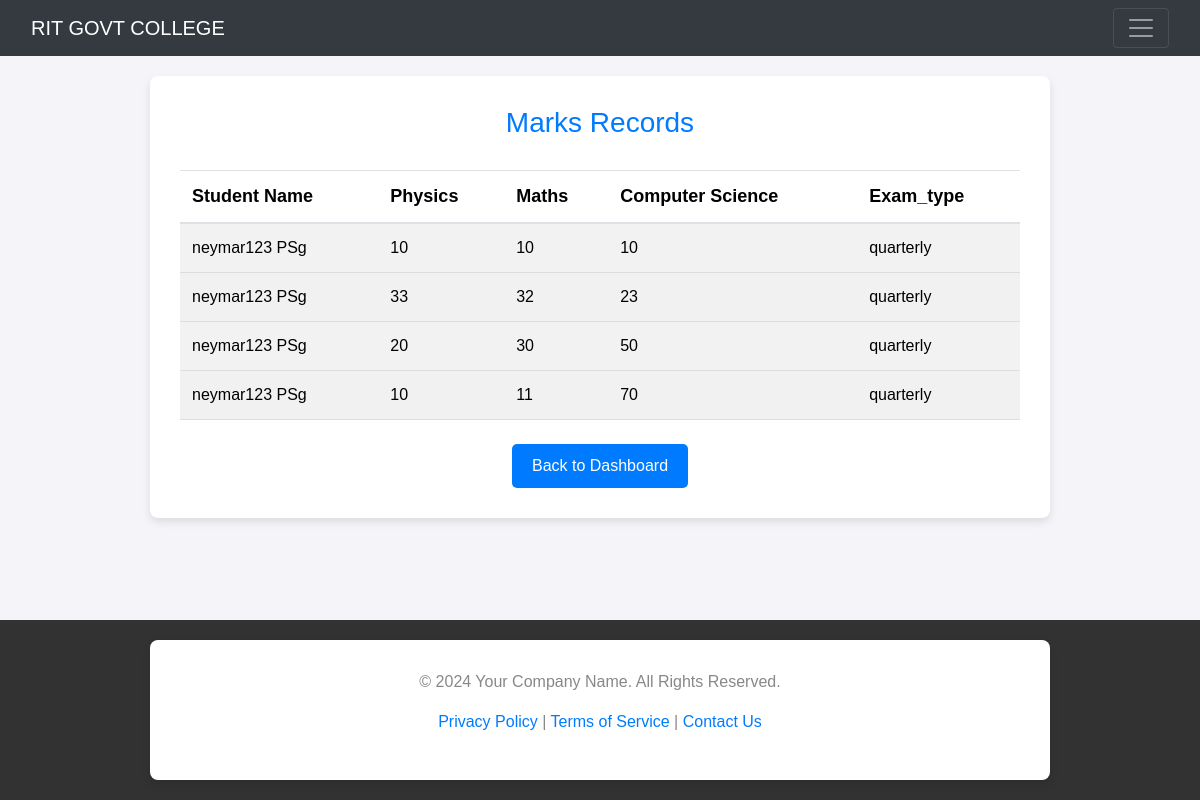
The app's page /view_marks/ (signed in) with its own data.
### app1/models.py (models this page shows, shortened)
class marks(models.Model):
    student = models.ForeignKey(studentdetails, on_delete=models.CASCADE)
    physics=models.CharField(max_length=30)
    maths=models.CharField(max_length=30)
    computer_science=models.CharField(max_length=30)
    lecturer=models.ForeignKey(staff,on_delete=models.CASCADE,null=True,blank=True)
    exam_type=models.CharField(max_length=30,default='quarterly')

class studentdetails(models.Model):
    first_name=models.CharField(max_length=20)
    last_name=models.CharField(max_length=20)
    email=models.CharField(max_length=20)
    phone=models.CharField(max_length=20)
    dob=models.DateField(max_length=30)
    gender=models.CharField(max_length=30)
    course=models.CharField(max_length=30)
    address=models.CharField(max_length=30)
    image=models.ImageField(upload_to='student_user')
    password=models.CharField(max_length=20)

### app1/views.py (the view)
# urls.py: path('view_marks/',views.view_marks,name='view_marks'),
def view_marks(request):
    mark=marks.objects.none()
    if 'sid' in request.session:  # Example condition: student logged in
        student_id = request.session['sid']
        mark = marks.objects.filter(student_id=student_id)
    else:
        mark=marks.objects.all()
    return render(request,'view_marks.html',{'mark':mark})

### templates/view_marks.html (shortened to what this page needs)
{% extends 'base.html' %}
{% block content %}
{% load static %}
<link rel="stylesheet" href="https://maxcdn.bootstrapcdn.com/bootstrap/4.5.2/css/bootstrap.min.css">
<body>
    <div class="container">
        <h2>Marks Records</h2>
        <table class="table table-striped">
            <thead>
                <tr>
                    <th>Student Name</th>
                    <th>Physics</th>
                    <th>Maths</th>
                    <th>Computer Science</th>
                    <th>Exam_type</th>
                </tr>
            </thead>
            <tbody>
                {% for record in mark %}
                <tr>
                    <td>{{ record.student.first_name }} {{ record.student.last_name }}</td>
                    <td>{{ record.physics }}</td>
                    <td>{{ record.maths }}</td>
                    <td>{{ record.computer_science }}</td>
                    <td>{{record.exam_type}}</td>
                </tr>
                {% endfor %}
            </tbody>
        </table>
        <div class="text-center mt-4">
            <a href="{% url 'lecturedashboard' %}" class="btn-custom">Back to Dashboard</a>
        </div>
    </div>
</body>
{% endblock %}

### templates/base.html (style rules this page uses)
html, body { height: 100%; margin: 0; padding: 0; display: flex; flex-direction: column; }

### templates/view_marks.html (style rules this page uses)
body { font-family: 'Arial', sans-serif; background-color: #f4f4f9; margin-top: 20px; }
.container { max-width: 900px; margin: 0 auto; background-color: #ffffff; border-radius: 8px; padding: 30px; box-shadow: 0 4px 8px rgba(0, 0, 0, 0.1); }
h2 { text-align: center; margin-bottom: 30px; font-size: 28px; color: #007bff; }
table { width: 100%; border-collapse: collapse; }
th, td { padding: 12px; text-align: left; border-bottom: 1px solid #ddd; }
th { background-color: #007bff; color: white; font-size: 18px; }
td { background-color: #f9f9f9; }
tr:nth-child(even) td { background-color: #f1f1f1; }
.btn-custom { background-color: #007bff; color: white; padding: 10px 20px; border-radius: 5px; font-size: 16px; text-align: center; display: inline-block; text-decoration: none; transition: background-color 0.3s ease; }

### records on screen
marks: student.first_name "neymar123", student.last_name "PSg", physics "10", maths "10", computer_science "10", exam_type "quarterly"
marks: student.first_name "neymar123", student.last_name "PSg", physics "33", maths "32", computer_science "23", exam_type "quarterly"
marks: student.first_name "neymar123", student.last_name "PSg", physics "20", maths "30", computer_science "50", exam_type "quarterly"
marks: student.first_name "neymar123", student.last_name "PSg", physics "10", maths "11", computer_science "70", exam_type "quarterly"
